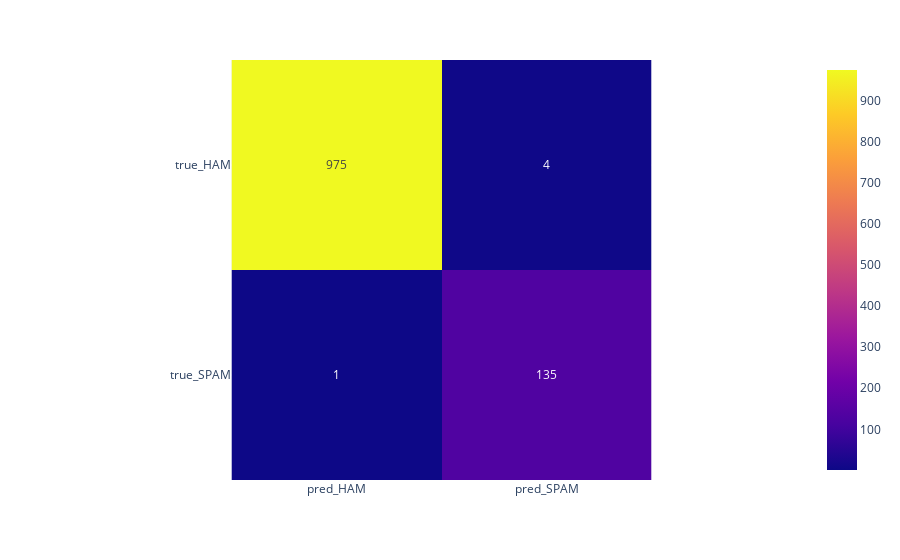

Notebook code for this chart:
### Code cell
confusion_val = pd.DataFrame(confusion_matrix(predicted_labels_val, true_labels_val),
             columns=["pred_HAM","pred_SPAM"], index=["true_HAM","true_SPAM"])
px.imshow(confusion_val, text_auto=True)

### Figure 1 — Plotly figure (JSON) as saved in the notebook; plotly's stock layout.template omitted (floating-point values rounded to 4 significant figures)
{"data": [{"coloraxis": "coloraxis", "hovertemplate": "x: %{x}<br>y: %{y}<br>color: %{z}<extra></extra>", "name": "0", "texttemplate": "%{z}", "type": "heatmap", "x": ["pred_HAM", "pred_SPAM"], "xaxis": "x", "y": ["true_HAM", "true_SPAM"], "yaxis": "y", "z": [[975, 4], [1, 135]]}], "layout": {"coloraxis": {"colorscale": [[0, "#0d0887"], [0.1111, "#46039f"], [0.2222, "#7201a8"], [0.3333, "#9c179e"], [0.4444, "#bd3786"], [0.5556, "#d8576b"], [0.6667, "#ed7953"], [0.7778, "#fb9f3a"], [0.8889, "#fdca26"], [1, "#f0f921"]]}, "margin": {"t": 60}, "xaxis": {"anchor": "y", "constrain": "domain", "domain": [0, 1], "scaleanchor": "y"}, "yaxis": {"anchor": "x", "autorange": "reversed", "constrain": "domain", "domain": [0, 1]}}}
